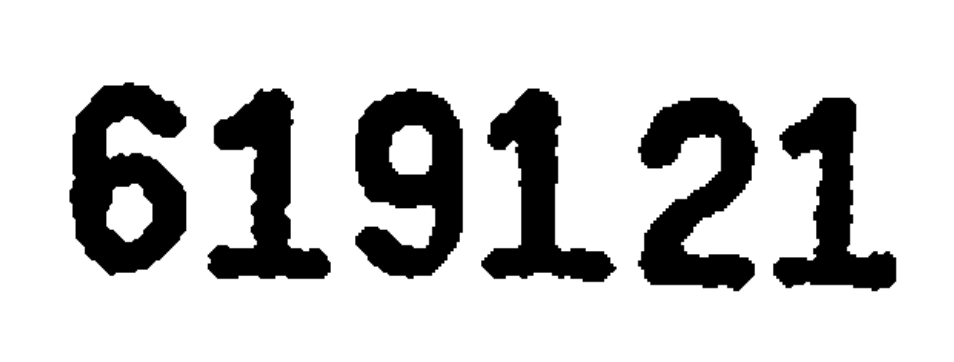
#> input picture Day50_HW/test1.png, 954 x 362 px, found by its file name
$ jupyter execute --allow-errors Day50_hw.ipynb   (shell and % lines are left out)
#> lines starting #> are read from the running program, lines starting #| are printed output that depends on the picture; after the words box and inside, x2 and y2 are one past the last pixel; in counts of white or black regions, pixels touching at a corner belong together
# 反爬：驗證碼處理

* 了解「驗證碼機制」的反爬蟲機制
* 「驗證碼機制」反爬蟲的因應策略

## 作業目標

* 讀取黑白驗證碼圖檔：讀取作業附件中的圖片 (`test1.png`, `test2.png`)
* 讀取背景更複雜的圖檔：像 test/test2.png 這種複雜的圖片怎麼辦？

### 讀取黑白驗證碼圖檔
- 請讀取作業附件中的圖片 (`test1.png`, `test2.png`)

[cell 1]
from PIL import Image
import pytesseract

# 如果你是 Windows 用戶，這一行是必要的（如果 pytesseract 無法自動找到 tesseract.exe）
pytesseract.pytesseract.tesseract_cmd = r"C:\Program Files\Tesseract-OCR\tesseract.exe"

# 直接開啟本機圖片（不用 requests）
image_path = r"C:\Users\a7890\Desktop\Lerning\Python Scraping\Day50_HW\test1.png"
image = Image.open(image_path)
#> image is the input picture: PIL image 954x362 RGBA; mean R, G, B, A 202.6, 202.6, 202.6, 255

# 執行 OCR
#> (the rest of this cell did not finish here and is left out)

### 像 test/test2.png 這種複雜的圖片怎麼辦？

- 讀取看是否成功轉出正確的數字

[cell 2]
image_path = r"C:\Users\a7890\Desktop\Lerning\Python Scraping\Day50_HW\test2.png"
img = Image.open(image_path).convert("L")  # 圖片風格轉換
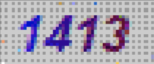
#> input picture Day50_HW/test2.png, 154 x 64 px, found by its file name
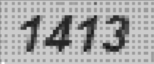
#> img: PIL image 154x64 L; min 21, max 255, mean 167.7
img

#> (a cell that did not finish here is left out)

> 無法讀取出正確的數字，需要對圖片進行處理，將背景去除變成黑白圖片

- 利用以下函式對圖片進行處理

[cell 4]
def binarizing(img, threshold): #input: gray image
    pixdata = img.load()
    w, h = img.size
    for y in range(h):
        for x in range(w):
            if pixdata[x, y] < threshold:
                pixdata[x, y] = 0
            else:
                pixdata[x, y] = 255
    return img


def depoint(img):   #input: gray image
    pixdata = img.load()
    w,h = img.size
    for y in range(1,h-1):
        for x in range(1,w-1):
            count = 0
            if pixdata[x,y-1] > 245:
                count = count + 1
            if pixdata[x,y+1] > 245:
                count = count + 1
            if pixdata[x-1,y] > 245:
                count = count + 1
            if pixdata[x+1,y] > 245:
                count = count + 1
            if count > 2:
                pixdata[x,y] = 255
    return img

#> (a cell that did not finish here is left out)

[cell 6]
# 放大圖片
img = img.resize((img.width * 2, img.height * 2), Image.LANCZOS)
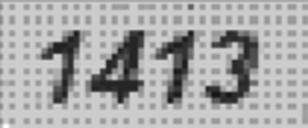
#> img: PIL image 308x128 L; min 16, max 255, mean 167.7

# 再轉成黑白
bw = img.point(lambda x: 0 if x < 145 else 255, '1')
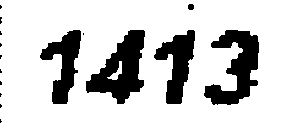
#> bw: PIL image 308x128 1; 81.3% white; 16 black regions (11 under 20 px), largest, box (x1, y1, x2, y2) and area: (86, 30, 145, 104) 2236, (204, 30, 259, 105) 2089, (154, 30, 195, 104) 1518, (40, 30, 81, 104) 1446, (188, 4, 194, 10) 32
#> (the rest of this cell did not finish here and is left out)
